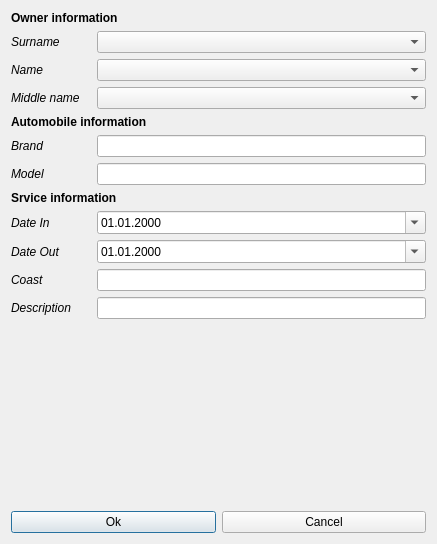
<?xml version="1.0" encoding="UTF-8"?>
<ui version="4.0">
 <class>Dialog_add_car</class>
 <widget class="QDialog" name="Dialog_add_car">
  <property name="geometry">
   <rect>
    <x>0</x>
    <y>0</y>
    <width>437</width>
    <height>544</height>
   </rect>
  </property>
  <property name="windowTitle">
   <string>Dialog</string>
  </property>
  <layout class="QVBoxLayout" name="verticalLayout">
   <item>
    <widget class="QLabel" name="labelOwner">
     <property name="font">
      <font>
       <weight>75</weight>
       <bold>true</bold>
      </font>
     </property>
     <property name="text">
      <string>Owner information</string>
     </property>
    </widget>
   </item>
   <item>
    <layout class="QFormLayout" name="formLayout">
     <item row="0" column="0">
      <widget class="QLabel" name="label_surname">
       <property name="minimumSize">
        <size>
         <width>80</width>
         <height>0</height>
        </size>
       </property>
       <property name="font">
        <font>
         <italic>true</italic>
        </font>
       </property>
       <property name="text">
        <string>Surname </string>
       </property>
      </widget>
     </item>
     <item row="1" column="0">
      <widget class="QLabel" name="label_name">
       <property name="minimumSize">
        <size>
         <width>80</width>
         <height>0</height>
        </size>
       </property>
       <property name="font">
        <font>
         <italic>true</italic>
        </font>
       </property>
       <property name="text">
        <string>Name</string>
       </property>
      </widget>
     </item>
     <item row="2" column="0">
      <widget class="QLabel" name="label_middle_name">
       <property name="minimumSize">
        <size>
         <width>80</width>
         <height>0</height>
        </size>
       </property>
       <property name="font">
        <font>
         <italic>true</italic>
        </font>
       </property>
       <property name="text">
        <string>Middle name</string>
       </property>
      </widget>
     </item>
     <item row="0" column="1">
      <widget class="QComboBox" name="comboBox_surname"/>
     </item>
     <item row="1" column="1">
      <widget class="QComboBox" name="comboBox_name"/>
     </item>
     <item row="2" column="1">
      <widget class="QComboBox" name="comboBox_mid_name"/>
     </item>
    </layout>
   </item>
   <item>
    <widget class="QLabel" name="labelAuto">
     <property name="font">
      <font>
       <weight>75</weight>
       <bold>true</bold>
      </font>
     </property>
     <property name="text">
      <string>Automobile information</string>
     </property>
    </widget>
   </item>
   <item>
    <layout class="QFormLayout" name="formLayout_2">
     <item row="0" column="1">
      <widget class="QLineEdit" name="lineBrand"/>
     </item>
     <item row="0" column="0">
      <widget class="QLabel" name="label_brand">
       <property name="minimumSize">
        <size>
         <width>80</width>
         <height>0</height>
        </size>
       </property>
       <property name="font">
        <font>
         <italic>true</italic>
        </font>
       </property>
       <property name="text">
        <string>Brand</string>
       </property>
      </widget>
     </item>
     <item row="1" column="1">
      <widget class="QLineEdit" name="lineModel"/>
     </item>
     <item row="1" column="0">
      <widget class="QLabel" name="label_model">
       <property name="minimumSize">
        <size>
         <width>80</width>
         <height>0</height>
        </size>
       </property>
       <property name="font">
        <font>
         <italic>true</italic>
        </font>
       </property>
       <property name="text">
        <string>Model</string>
       </property>
      </widget>
     </item>
    </layout>
   </item>
   <item>
    <widget class="QLabel" name="labelService">
     <property name="font">
      <font>
       <weight>75</weight>
       <bold>true</bold>
      </font>
     </property>
     <property name="text">
      <string>Srvice information</string>
     </property>
    </widget>
   </item>
   <item>
    <layout class="QFormLayout" name="formLayout_3">
     <item row="0" column="1">
      <widget class="QDateEdit" name="dateIn">
       <property name="displayFormat">
        <string>dd.MM.yyyy</string>
       </property>
       <property name="calendarPopup">
        <bool>true</bool>
       </property>
      </widget>
     </item>
     <item row="1" column="0">
      <widget class="QLabel" name="label_date_out">
       <property name="minimumSize">
        <size>
         <width>80</width>
         <height>0</height>
        </size>
       </property>
       <property name="font">
        <font>
         <italic>true</italic>
        </font>
       </property>
       <property name="text">
        <string>Date Out</string>
       </property>
      </widget>
     </item>
     <item row="1" column="1">
      <widget class="QDateEdit" name="dateOut">
       <property name="displayFormat">
        <string>dd.MM.yyyy</string>
       </property>
       <property name="calendarPopup">
        <bool>true</bool>
       </property>
      </widget>
     </item>
     <item row="2" column="0">
      <widget class="QLabel" name="label_coast">
       <property name="minimumSize">
        <size>
         <width>80</width>
         <height>0</height>
        </size>
       </property>
       <property name="font">
        <font>
         <italic>true</italic>
        </font>
       </property>
       <property name="text">
        <string>Coast</string>
       </property>
      </widget>
     </item>
     <item row="2" column="1">
      <widget class="QLineEdit" name="lineCoast">
       <property name="inputMethodHints">
        <set>Qt::ImhNone</set>
       </property>
      </widget>
     </item>
     <item row="3" column="0">
      <widget class="QLabel" name="label_descr">
       <property name="minimumSize">
        <size>
         <width>80</width>
         <height>0</height>
        </size>
       </property>
       <property name="font">
        <font>
         <italic>true</italic>
        </font>
       </property>
       <property name="text">
        <string>Description</string>
       </property>
      </widget>
     </item>
     <item row="3" column="1">
      <widget class="QLineEdit" name="lineDescr"/>
     </item>
     <item row="0" column="0">
      <widget class="QLabel" name="label_date_in">
       <property name="minimumSize">
        <size>
         <width>80</width>
         <height>0</height>
        </size>
       </property>
       <property name="font">
        <font>
         <italic>true</italic>
        </font>
       </property>
       <property name="text">
        <string>Date In</string>
       </property>
      </widget>
     </item>
    </layout>
   </item>
   <item>
    <spacer name="verticalSpacer">
     <property name="orientation">
      <enum>Qt::Vertical</enum>
     </property>
     <property name="sizeHint" stdset="0">
      <size>
       <width>20</width>
       <height>173</height>
      </size>
     </property>
    </spacer>
   </item>
   <item>
    <layout class="QHBoxLayout" name="horizontalLayout_2">
     <item>
      <widget class="QPushButton" name="buttonOk">
       <property name="text">
        <string>Ok</string>
       </property>
      </widget>
     </item>
     <item>
      <widget class="QPushButton" name="buttonCancel">
       <property name="text">
        <string>Cancel</string>
       </property>
      </widget>
     </item>
    </layout>
   </item>
  </layout>
 </widget>
 <resources/>
 <connections/>
</ui>
